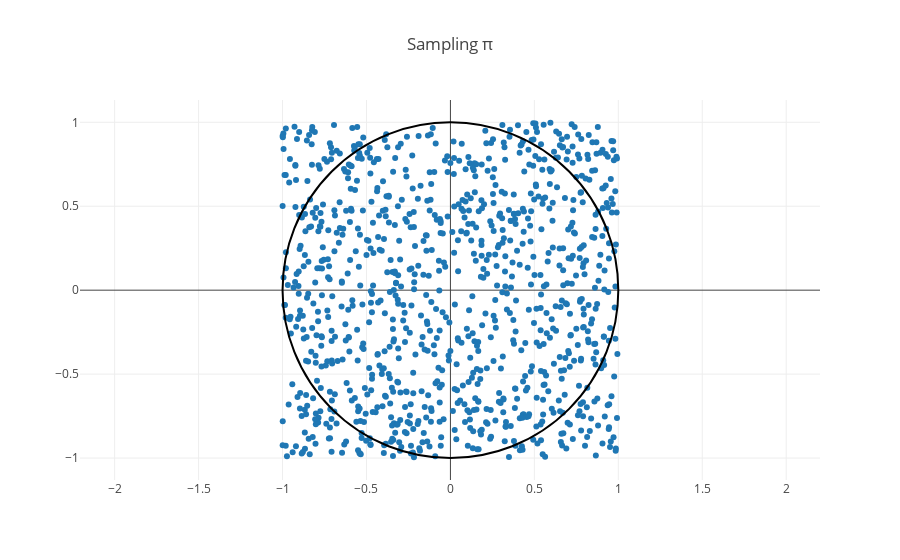

Here is the notebook cell this chart was saved with:
### Markdown cell above
## Sampling π


### Basic properties

The probability is just the ratio between the area of the circle and that of the square, i.e:

$$\mathbb{P}[s_i = 4] = \frac{\mathcal{A}_{circle}}{\mathcal{A}_{square}}$$

  The mean and variance are easily determined:

$$
\begin{align*}
m &= \mathbb{E}[s_i] = \frac{\pi}{4} \cdot 4 + 0 = \pi \\
\Delta &= \mathbb{E}[s_i^2] - \mathbb{E}[s_i]^2 = 4 \cdot \pi - \pi^2 = \pi(4 - \pi)
\end{align*}
$$


### Estimators

The estimators $\hat{m}$ and $\hat{\Delta}$ are both unbiased. In fact:

$$
\begin{align*}

\mathbb{E}[\hat{m}] &= \frac{1}{N} \cdot N \cdot \mathbb{E}[s_i] = m \qquad \mathrm{\blacksquare} \\

\mathbb{E}[\hat{\Delta}] &= \frac{1}{N-1} \sum_{i = 1}^{N} (\mathbb{E}[s_i^2] - \mathbb{E}[\hat{m}^2])
= \frac{N}{N-1} \{ \mathbb{E}[s_i^2] - \frac{1}{N}\mathbb{E}[s_i^2] - (N - 1)\mathbb{E}[s_i]^2 \}
= \frac{N-1}{N-1}(\mathbb{E}[s_i^2] - \mathbb{E}[s_i]^2)
= \Delta \qquad \mathrm{\blacksquare}

\end{align*}
$$

.

$$
\begin{align*}
\hat{m} &= \frac{1}{N}\sum_{i=1}^{N}s_i \\
\Delta &= \frac{1}{N-1}\sum_{i=1}^{N}(s_i^2 - \hat{m}^2)
\end{align*}
$$

are unbiased

### Code cell
def sample_points(N=1):
    """Returns an array of random points [x, y] inside the square."""
    return np.random.uniform(-1, 1, (N, 2))


# Visualize the sampling
x, y = sample_points(1000).transpose()
data = [Scatter(x=x, y=y, mode='markers')]
lyt = Layout(
    title="Sampling π",
    yaxis=dict(scaleanchor="x"),
    shapes=[{'type': 'circle', 'x0': -1, 'y0': -1, 'x1': 1, 'y1': 1}]
)

py.iplot(Figure(data=data, layout=lyt))

### Figure 1 — Plotly figure (JSON) as saved in the notebook; plotly's stock layout.template omitted (floating-point values rounded to 4 significant figures; data arrays with more than 128 entries replaced by an {"elided": "..."} marker saying what was removed)
{"data": [{"mode": "markers", "type": "scatter", "x": {"elided": "1000 float values"}, "y": {"elided": "1000 float values"}}], "layout": {"shapes": [{"type": "circle", "x0": -1, "x1": 1, "y0": -1, "y1": 1}], "title": "Sampling π", "yaxis": {"scaleanchor": "x"}}}
